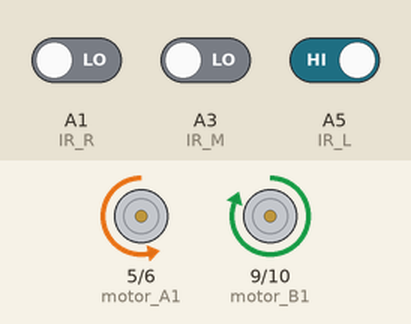
A sketch run on a simulated Arduino Uno, built with avr-gcc and run on an emulated ATmega328P. Parts: motor-driver pin pairs drawn as motors (green arrow = first pin HIGH = forward, orange = second pin HIGH = backward, longer = more drive). Inputs (shaded band) come from the test bench; at power-on: A1 (IR_R) LOW, A3 (IR_M) LOW, A5 (IR_L) HIGH. What the sketch prints to the serial monitor is not drawn.

Above: at 1.2 s.
1.3 s: A1 (IR_R) driven HIGH and A3 (IR_M) driven HIGH
At 1.6 s:
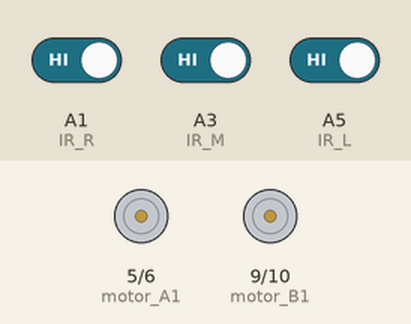
2.8 s: A5 (IR_L) driven LOW
At 4.0 s:
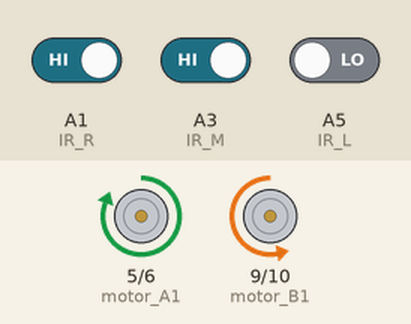
4.3 s: A1 (IR_R) driven LOW
At 5.3 s:
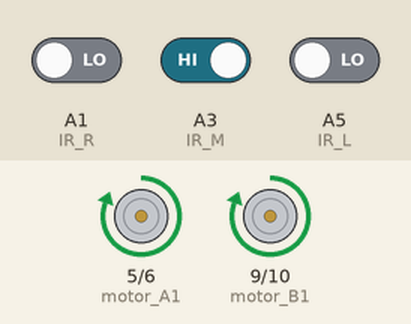
5.8 s: A1 (IR_R) driven HIGH
At 6.5 s:
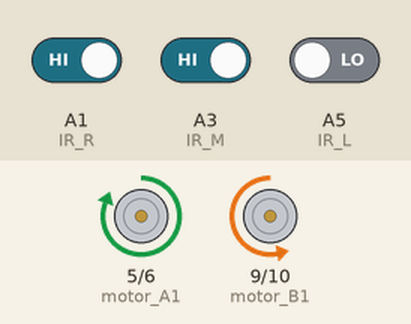
Timing chart, 0 to 34.3 s (numbered marks = the images above; inputs shaded):
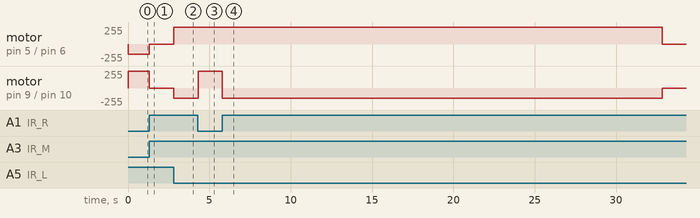

Measured:
- after the input at 1.3 s, motor on pin 5 (motor_A1) / pin 6 (motor_A2): backward 150/255 → stopped at once; motor on pin 9 (motor_B1) / pin 10 (motor_B2): forward 255/255 → stopped at once
- after the input at 2.8 s, motor on pin 5 (motor_A1) / pin 6 (motor_A2): stopped → forward 255/255 at once; motor on pin 9 (motor_B1) / pin 10 (motor_B2): stopped → backward 150/255 at once
- after the input at 4.3 s, motor on pin 9 (motor_B1) / pin 10 (motor_B2): backward 150/255 → forward 255/255 at once
- after the input at 5.8 s, motor on pin 9 (motor_B1) / pin 10 (motor_B2): forward 255/255 → backward 150/255 at once, → stopped 27.0 s later

The sketch:

limit_time.ino
```cpp
const int motor_A1 = 5;
const int motor_A2 = 6;
const int motor_B1 = 9;
const int motor_B2 = 10;
const int but_1 = 3;
const int but_2 = 4;
const int IR_R = A1;
const int IR_M = A3;
const int IR_L = A5;
int IR_L_data;
int IR_M_data;
int IR_R_data;

int Timer = millis();


void setup() {
  pinMode(motor_A1, OUTPUT);
  pinMode(motor_A2, OUTPUT);
  pinMode(motor_B1, OUTPUT);
  pinMode(motor_B2, OUTPUT);
  pinMode(IR_L, INPUT);
  pinMode(IR_M, INPUT);
  pinMode(IR_R, INPUT);
  pinMode(but_1, INPUT);
  pinMode(but_2, INPUT);
  Serial.begin(9600);
  Serial.print("Start");
}


void loop() {
  //IR 센서 값을 읽어 출력해주는 코드
  IR_L_data = digitalRead(IR_L);
  IR_M_data = digitalRead(IR_M);
  IR_R_data = digitalRead(IR_R);
  Timer = millis();
  if (Timer >= 0){
    if (IR_L_data == 0 and IR_M_data == 1 and IR_R_data == 0) {
    Serial.println(" 직진 ");
    forward();
    delay(100);
    }
    else if (IR_L_data == 1 and IR_M_data == 0 and IR_R_data == 0) {
      Serial.println(" 좌회전 ");
      left ();
      delay(100);
    }
    else if (IR_L_data == 1 and IR_M_data == 1 and IR_R_data == 0) {
      Serial.println(" 좌회전 ");
      left ();
      delay(100);
    }
    else if (IR_L_data == 0 and IR_M_data == 0 and IR_R_data == 1) {
      Serial.println(" 우회전 ");
      right ();
      delay(100);
    }
    else if (IR_L_data == 0 and IR_M_data == 1 and IR_R_data == 1) {
      Serial.println(" 우회전 ");
      right ();
      delay(100);
    }

    else if (IR_L_data == 1 and IR_M_data == 1  and IR_R_data == 1) {
      Serial.println(" 정지 ");
      stop();
      delay(100);
    }
  }else if(Timer <= 9000){
    Timer = 0;
    stop();
    delay(100);
  }


}


void right () {
  //우
  digitalWrite(motor_A1, HIGH);
  digitalWrite(motor_A2, LOW);
  digitalWrite(motor_B1, LOW);
  analogWrite(motor_B2, 150);
}

void left() {
  //좌
  digitalWrite(motor_A1, LOW);
  analogWrite(motor_A2, 150);
  digitalWrite(motor_B1, HIGH);
  digitalWrite(motor_B2, LOW);
}

void forward() {
  //전진
  digitalWrite(motor_A1, HIGH);
  digitalWrite(motor_A2, LOW);
  digitalWrite(motor_B1, HIGH);
  digitalWrite(motor_B2, LOW);
}

void backward() {
  //후진
  digitalWrite(motor_A1, LOW);
  digitalWrite(motor_A2, HIGH);
  digitalWrite(motor_B1, LOW);
  digitalWrite(motor_B2, HIGH);
}

void stop() {
  digitalWrite(motor_A1, LOW);
  digitalWrite(motor_A2, LOW);
  digitalWrite(motor_B1, LOW);
  digitalWrite(motor_B2, LOW);
}
```
